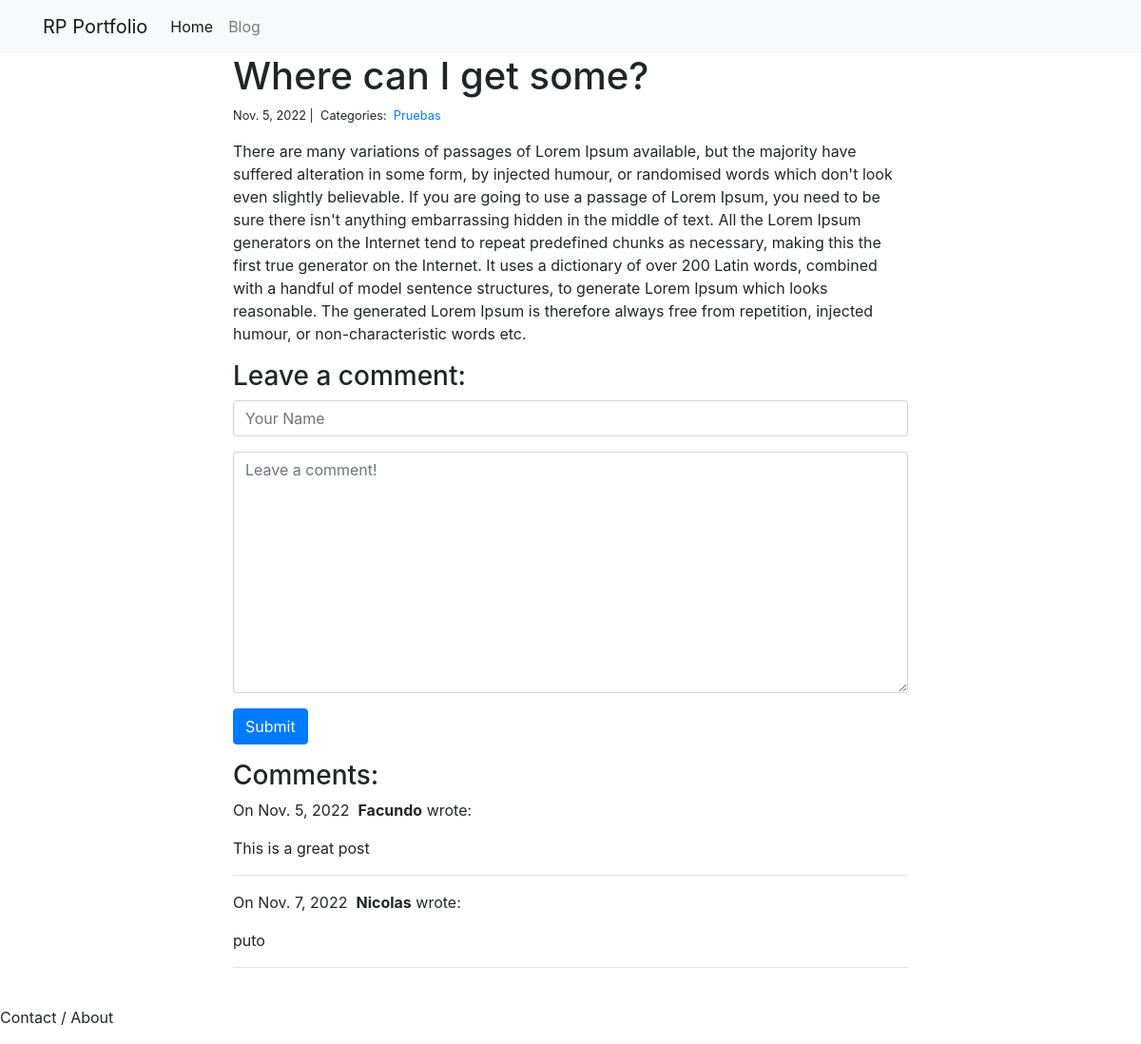
The app's page /blog/4/ with its own data.
### blog/models.py (models this page shows)
class Post(models.Model):
    title = models.CharField(max_length=255)
    body = models.TextField()
    created_on = models.DateTimeField(auto_now_add=True)
    last_modified = models.DateTimeField(auto_now=True)
    categories = models.ManyToManyField("Category", related_name="posts")

class Category(models.Model):
    name = models.CharField(max_length=20)

class Comment(models.Model):
    author = models.CharField(max_length=60)
    body = models.TextField()
    created_on = models.DateTimeField(auto_now_add=True)
    post = models.ForeignKey("Post", on_delete=models.CASCADE)

### blog/views.py (the view, shortened to what this page needs)
# urls.py: path("<int:pk>/", views.blog_detail, name="blog_detail"),
def blog_detail(request, pk):
    post = Post.objects.get(pk=pk)
    comments = Comment.objects.filter(post=post)
    form = CommentForm()
    context = {"post": post, "comments": comments, "form": form}
    return render(request, "blog_detail.html", context)

### blog/forms.py
class CommentForm(forms.Form):
    author = forms.CharField(
        max_length=60,
        widget=forms.TextInput(attrs={
            "class": "form-control",
            "placeholder": "Your Name"
        })
    )
    body = forms.CharField(widget=forms.Textarea(
        attrs={
            "class": "form-control",
            "placeholder": "Leave a comment!"
        })
    )

### blog/templates/blog_detail.html (shortened to what this page needs)
{% extends "base.html" %}
{% block page_content %}
<div class="col-md-8 offset-md-2">
    <h1>{{ post.title }}</h1>
    <small>
        {{ post.created_on.date }} |&nbsp;
        Categories:&nbsp;
        {% for category in post.categories.all %}
        <a href="{% url 'blog_category' category.name %}">
            {{ category.name }}
        </a>&nbsp;
        {% endfor %}
    </small>
    <p>{{ post.body | linebreaks }}</p>
    <h3>Leave a comment:</h3>
    <form action="/blog/{{ post.pk }}/" method="post">
        <div class="form-group">
            {{ form.author }}
        </div>
        <div class="form-group">
            {{ form.body }}
        </div>
        <button type="submit" class="btn btn-primary">Submit</button>
    </form>
    <h3>Comments:</h3>
    {% for comment in comments %}
    <p>
        On {{comment.created_on.date }}&nbsp;
        <b>{{ comment.author }}</b> wrote:
    </p>
    <p>{{ comment.body }}</p>
    <hr>
    {% endfor %}
</div>
{% endblock %}

### personal_portfolio/templates/base.html (shortened to what this page needs)
<link rel="stylesheet" href="https://stackpath.bootstrapcdn.com/bootstrap/4.1.3/css/bootstrap.min.css">
<nav class="navbar navbar-expand-lg navbar-light bg-light">
    <div class="container">
        <a class="navbar-brand" href="{% url 'project_index' %}">RP Portfolio</a>
        <div class="collapse navbar-collapse" id="navbarSupportedContent">
          <ul class="navbar-nav mr-auto">
            <li class="nav-item active">
              <a class="nav-link" href="{% url 'project_index' %}">Home</a>
            </li>
            <li class="nav-item">
              <a class="nav-link" href="{% url 'blog_index' %}">Blog</a>
            </li>
          </ul>
        </div>
    </div>
</nav>
<div class="container">
    {% block page_content %}{% endblock %}
</div>
<footer>
  <p>Contact / About</p>
</footer>

### records on screen
Post: title "Where can I get some?", created_on "Nov. 5, 2022", body "There are many variations of passages of Lorem Ipsum available, but the majority have suffered alteration in some form, by injected humour, or randomised words which don't look even slightly believable. If you are going to use a passage of Lorem Ipsum, you need to be sure there isn't anything embarrassing hidden in the middle of text. All the Lorem Ipsum generators on the Internet tend to repeat predefined chunks as necessary, making this the first true generator on the Internet. It uses a dictionary of over 200 Latin words, combined with a handful of model sentence structures, to generate Lorem Ipsum which looks reasonable. The generated Lorem Ipsum is therefore always free from…"
Category: name "Pruebas"
Comment: created_on "Nov. 5, 2022", author "Facundo", body "This is a great post"
Comment: created_on "Nov. 7, 2022", author "Nicolas", body "puto"
